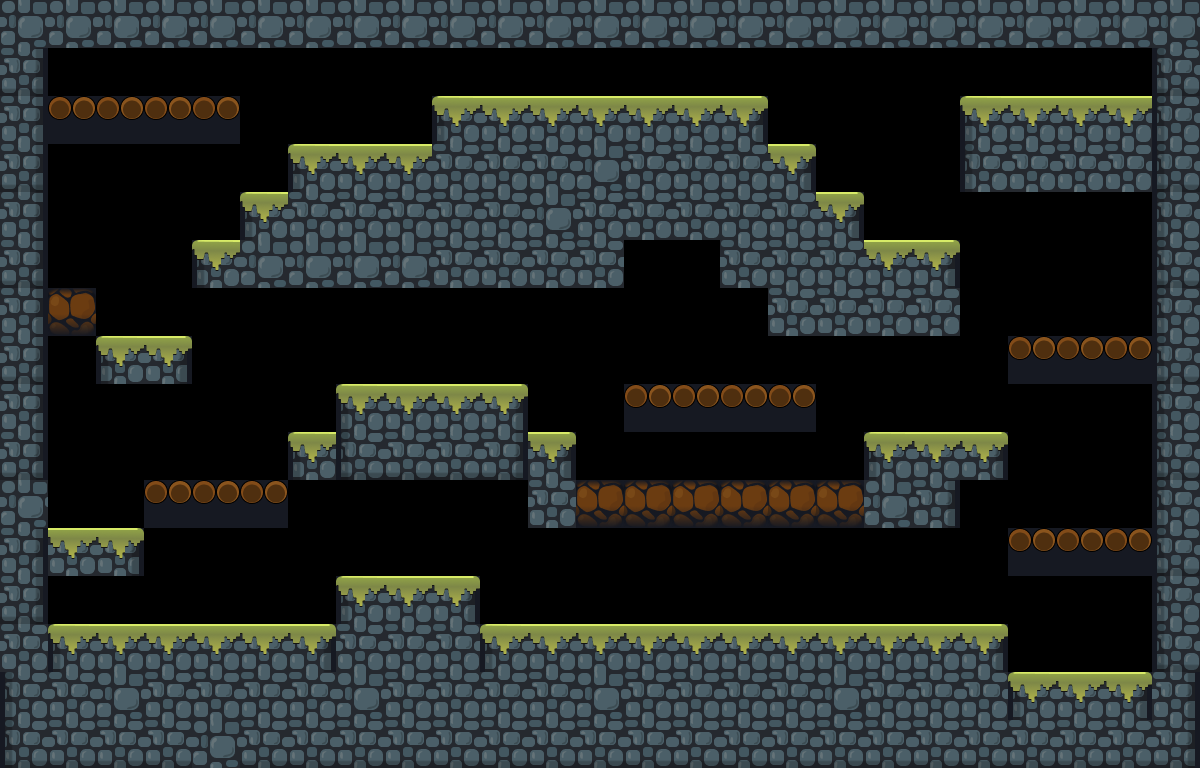

Below is a game level as drawn by its tile map, then a one-line description and the .tmx file that defines it, in full:
An orthogonal 25x16 tile map with 48x48 px tiles, 1 tile layer (Level) and 8 objects (5x Pickup, 2x Bat, t).

<map version="1.0" tiledversion="1.1.1" orientation="orthogonal" renderorder="left-up" width="25" height="16" tilewidth="48" tileheight="48" infinite="0" nextobjectid="11">
 <tileset firstgid="1" source="bravedigger-tiles.tsx" />
 <layer name="Level" width="25" height="16">
  <data encoding="csv">
32,32,32,32,32,32,32,32,32,32,32,32,32,32,32,32,32,32,32,32,32,32,32,32,32,
55,0,0,0,0,0,0,0,0,0,0,0,0,0,0,0,0,0,0,0,0,0,0,0,53,
45,51,51,51,51,0,0,0,0,33,34,34,34,34,34,35,0,0,0,0,33,34,34,34,43,
55,0,0,0,0,0,33,34,34,44,44,44,32,44,44,44,35,0,0,0,43,44,44,44,53,
45,52,0,0,0,33,44,44,44,44,44,32,44,44,44,44,44,35,0,0,0,0,0,0,43,
55,52,52,0,33,32,32,32,32,44,44,44,44,0,0,44,44,44,34,35,0,0,0,0,53,
45,56,0,0,0,0,0,0,0,0,52,52,0,0,0,0,44,44,44,44,0,0,0,0,43,
55,0,33,35,0,0,0,0,0,0,0,0,0,52,52,0,0,0,0,0,0,51,51,51,53,
45,0,0,0,0,0,0,33,34,34,35,0,52,51,51,51,51,52,0,0,0,0,0,0,43,
55,0,0,0,0,0,33,53,54,54,55,35,0,0,0,0,0,0,33,34,35,0,0,0,53,
32,0,0,51,51,51,0,0,0,0,52,44,56,56,56,56,56,56,32,45,0,0,0,0,43,
45,34,35,0,0,0,0,0,0,0,0,0,52,52,52,52,52,52,52,0,0,51,51,51,53,
55,0,0,0,0,0,0,33,34,35,0,0,0,0,0,0,0,0,0,0,0,0,0,0,43,
44,33,34,34,34,34,35,44,44,44,33,34,34,34,34,34,34,34,34,34,35,0,0,0,53,
43,44,32,44,44,44,44,32,44,44,44,44,32,44,44,44,44,32,44,44,44,33,34,35,45,
53,54,54,54,32,54,54,54,54,54,54,54,54,54,54,54,54,54,54,54,54,54,54,54,55
</data>
 </layer>
 <objectgroup name="Entities">
  <object id="1" name="Hero" type="t" gid="5" x="384" y="564" width="48" height="48" />
  <object id="4" type="Pickup" gid="26" x="719" y="625" width="48" height="48" />
  <object id="5" type="Pickup" gid="26" x="385" y="337" width="48" height="48" />
  <object id="6" type="Pickup" gid="26" x="1007" y="96" width="48" height="48" />
  <object id="7" type="Pickup" gid="26" x="335" y="143" width="48" height="48" />
  <object id="8" type="Pickup" gid="26" x="48" y="623" width="48" height="48" />
  <object id="9" type="Bat" gid="14" x="665" y="286" width="48" height="48" />
  <object id="10" type="Bat" gid="14" x="476" y="94" width="48" height="48" />
 </objectgroup>
</map>
